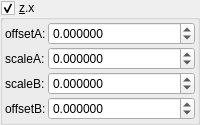
    <widget class="MyGroupBox" name="groupCheck_transf_function_enabledAx">
     <property name="title">
      <string>&amp;z.x</string>
     </property>
     <property name="checkable">
      <bool>true</bool>
     </property>
     <layout class="QVBoxLayout" name="verticalLayout_15" stretch="0">
      <property name="spacing">
       <number>2</number>
      </property>
      <property name="leftMargin">
       <number>2</number>
      </property>
      <property name="topMargin">
       <number>2</number>
      </property>
      <property name="rightMargin">
       <number>2</number>
      </property>
      <property name="bottomMargin">
       <number>2</number>
      </property>
      <item>
       <layout class="QGridLayout" name="gridLayout_28" columnstretch="0,1">
        <property name="spacing">
         <number>2</number>
        </property>
        <item row="0" column="1">
         <widget class="MyDoubleSpinBox" name="spinbox3_transf_offset_000_x">
          <property name="sizePolicy">
           <sizepolicy hsizetype="Minimum" vsizetype="Maximum">
            <horstretch>0</horstretch>
            <verstretch>0</verstretch>
           </sizepolicy>
          </property>
          <property name="prefix">
           <string/>
          </property>
          <property name="suffix">
           <string/>
          </property>
          <property name="decimals">
           <number>6</number>
          </property>
          <property name="minimum">
           <double>-99.989999999999995</double>
          </property>
          <property name="maximum">
           <double>99.989999999999995</double>
          </property>
          <property name="singleStep">
           <double>0.100000000000000</double>
          </property>
         </widget>
        </item>
        <item row="2" column="1">
         <widget class="MyDoubleSpinBox" name="spinbox3_transf_constant_multiplierB_111_x">
          <property name="sizePolicy">
           <sizepolicy hsizetype="Minimum" vsizetype="Maximum">
            <horstretch>0</horstretch>
            <verstretch>0</verstretch>
           </sizepolicy>
          </property>
          <property name="prefix">
           <string/>
          </property>
          <property name="decimals">
           <number>6</number>
          </property>
          <property name="minimum">
           <double>-99.989999999999995</double>
          </property>
          <property name="singleStep">
           <double>0.100000000000000</double>
          </property>
         </widget>
        </item>
        <item row="1" column="0">
         <widget class="QLabel" name="label_257">
          <property name="text">
           <string>scaleA:</string>
          </property>
         </widget>
        </item>
        <item row="2" column="0">
         <widget class="QLabel" name="label_259">
          <property name="text">
           <string>scaleB:</string>
          </property>
         </widget>
        </item>
        <item row="0" column="0">
         <widget class="QLabel" name="label_258">
          <property name="text">
           <string>offsetA:</string>
          </property>
         </widget>
        </item>
        <item row="1" column="1">
         <widget class="MyDoubleSpinBox" name="spinbox3_transf_constant_multiplierA_111_x">
          <property name="sizePolicy">
           <sizepolicy hsizetype="Minimum" vsizetype="Maximum">
            <horstretch>0</horstretch>
            <verstretch>0</verstretch>
           </sizepolicy>
          </property>
          <property name="prefix">
           <string/>
          </property>
          <property name="decimals">
           <number>6</number>
          </property>
          <property name="minimum">
           <double>-99.989999999999995</double>
          </property>
          <property name="singleStep">
           <double>0.100000000000000</double>
          </property>
         </widget>
        </item>
        <item row="3" column="0">
         <widget class="QLabel" name="label_110">
          <property name="text">
           <string>offsetB:</string>
          </property>
         </widget>
        </item>
        <item row="3" column="1">
         <widget class="MyDoubleSpinBox" name="spinbox3_transf_offsetA_000_x">
          <property name="sizePolicy">
           <sizepolicy hsizetype="Minimum" vsizetype="Maximum">
            <horstretch>0</horstretch>
            <verstretch>0</verstretch>
           </sizepolicy>
          </property>
          <property name="prefix">
           <string/>
          </property>
          <property name="suffix">
           <string/>
          </property>
          <property name="decimals">
           <number>6</number>
          </property>
          <property name="minimum">
           <double>-99.989999999999995</double>
          </property>
          <property name="maximum">
           <double>99.989999999999995</double>
          </property>
          <property name="singleStep">
           <double>0.100000000000000</double>
          </property>
         </widget>
        </item>
       </layout>
      </item>
     </layout>
    </widget>
